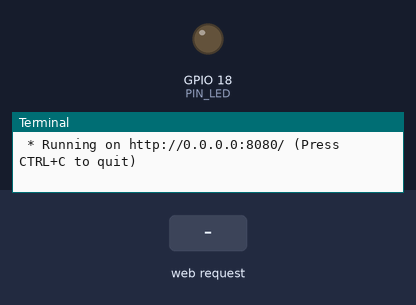
The program below on a simulated Raspberry Pi (BCM pin numbers). Shown: output pins drawn as LEDs (lit = HIGH), the last lines printed to the terminal. The inputs (shaded band) are chosen by the test bench. The clock reads 2024-03-15 10:24:30 at power-on unless the program sets it.

Above: at 1.2 s.
1.3 s: HTTP request for /led/on received
At 1.9 s:
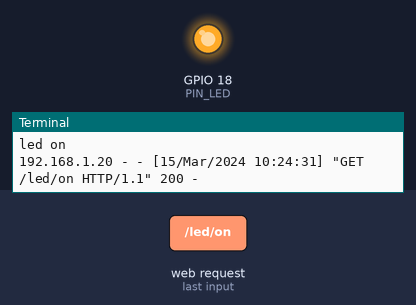
2.8 s: HTTP request for /led/off received
At 3.1 s:
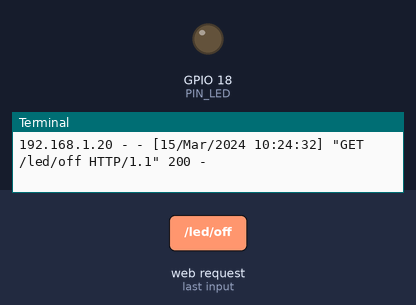
Timing chart, 0 to 5.8 s (numbered marks = the images above; inputs shaded):
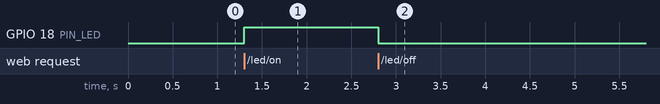

Measured:
- after the input at 1.3 s, GPIO 18 (PIN_LED): LOW → HIGH at once
- after the input at 2.8 s, GPIO 18 (PIN_LED): HIGH → LOW at once

The program:

led.py
```python
from flask import Flask, request, redirect
import RPi.GPIO as GPIO

PIN_LED = 18
app = Flask(__name__)

GPIO.setmode(GPIO.BCM)
GPIO.setup(PIN_LED, GPIO.OUT)

@app.route('/')
def main():
    #return app.send_static_file('led_form.html')
    return app.send_static_file('led_ajax.html')


@app.route('/led/<cmd>')
def op(cmd):
    if cmd == "on":
        GPIO.output(PIN_LED, True)
        print("led on")
        return "LED On"
    elif cmd == 'off':
        GPIO.output(PIN_LED, False)
        return 'LED Off'

if __name__ == '__main__':
    try:
        app.run(host='0.0.0.0', port=8080, debug=True)
    finally:
        print('cleaning up')
        GPIO.cleanup()
```
